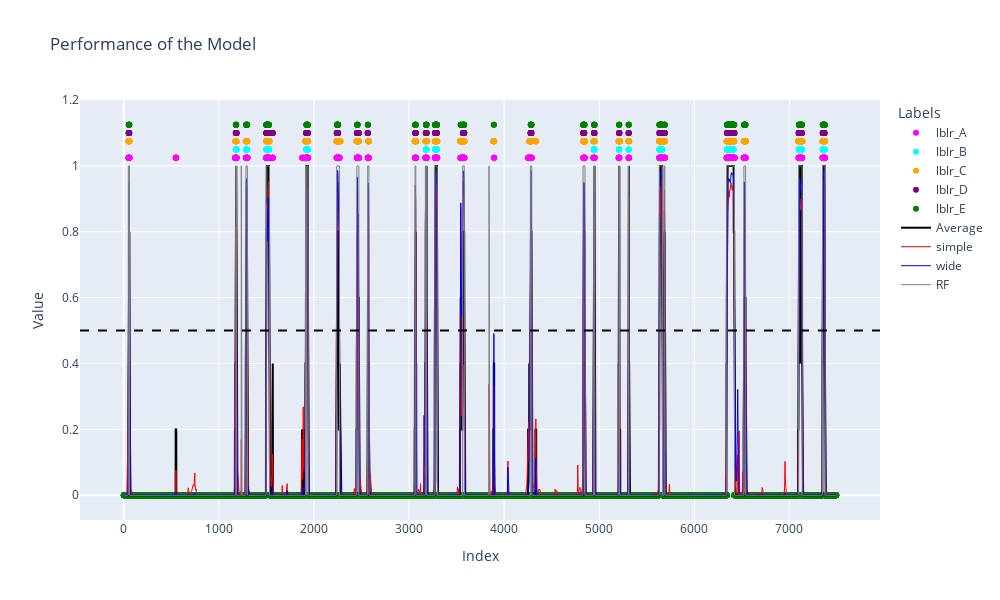

Notebook cell for this chart:
### Code cell
import plotly.graph_objects as go

# Create a figure
fig = go.Figure()

# Add traces for each label set
fig.add_trace(go.Scatter(x=list(range(len(labels_A["obj_2"]))), y=[x * 1.025 for x in labels_A["obj_1"]], mode='markers', name='lblr_A', marker=dict(color='magenta')))
fig.add_trace(go.Scatter(x=list(range(len(labels_B["obj_2"]))), y=[x * 1.05 for x in labels_B["obj_1"]], mode='markers', name='lblr_B', marker=dict(color='cyan')))
fig.add_trace(go.Scatter(x=list(range(len(labels_C["obj_2"]))), y=[x * 1.075 for x in labels_C["obj_1"]], mode='markers', name='lblr_C', marker=dict(color='orange')))
fig.add_trace(go.Scatter(x=list(range(len(labels_D["obj_2"]))), y=[x * 1.10 for x in labels_D["obj_1"]], mode='markers', name='lblr_D', marker=dict(color='purple')))
fig.add_trace(go.Scatter(x=list(range(len(labels_E["obj_2"]))), y=[x * 1.125 for x in labels_E["obj_1"]], mode='markers', name='lblr_E', marker=dict(color='green')))

fig.add_trace(go.Scatter(x=list(range(len(avrg_example["obj_2"]))), y=avrg_example["obj_1"], mode='lines', name='Average', line=dict(color='black')))

fig.add_trace(go.Scatter(x=list(range(len(autolabels_simple["obj_2"]))), y=autolabels_simple["obj_1"], mode='lines', name='simple', line=dict(color='red', width=1)))
fig.add_trace(go.Scatter(x=list(range(len(autolabels_wide["obj_2"]))), y=autolabels_wide["obj_1"], mode='lines', name='wide', line=dict(color='blue', width=1)))
fig.add_trace(go.Scatter(x=list(range(len(autolabels_RF["obj_2"]))), y=autolabels_RF["obj_1"], mode='lines', name='RF', line=dict(color='gray', width=1)))


# Add horizontal lines
fig.add_hline(y=0.5, line_dash="dash", line_color="black")

# Update layout
fig.update_layout(
title="Performance of the Model",
xaxis_title="Index",
yaxis_title="Value",
legend_title="Labels",
height=600,
width=1000,
yaxis=dict(range=[None, 1.2])
)

# Show the plot
fig.show()

### Figure 1 — Plotly figure (JSON) as saved in the notebook; plotly's stock layout.template omitted (floating-point values rounded to 4 significant figures; data arrays with more than 128 entries replaced by an {"elided": "..."} marker saying what was removed)
{"data": [{"marker": {"color": "magenta"}, "mode": "markers", "name": "lblr_A", "type": "scatter", "x": {"elided": "7493 int values"}, "y": {"elided": "7493 float values"}}, {"marker": {"color": "cyan"}, "mode": "markers", "name": "lblr_B", "type": "scatter", "x": {"elided": "7493 int values"}, "y": {"elided": "7493 float values"}}, {"marker": {"color": "orange"}, "mode": "markers", "name": "lblr_C", "type": "scatter", "x": {"elided": "7493 int values"}, "y": {"elided": "7493 float values"}}, {"marker": {"color": "purple"}, "mode": "markers", "name": "lblr_D", "type": "scatter", "x": {"elided": "7493 int values"}, "y": {"elided": "7493 float values"}}, {"marker": {"color": "green"}, "mode": "markers", "name": "lblr_E", "type": "scatter", "x": {"elided": "7493 int values"}, "y": {"elided": "7493 float values"}}, {"line": {"color": "black"}, "mode": "lines", "name": "Average", "type": "scatter", "x": {"elided": "7493 int values"}, "y": {"elided": "7493 float values"}}, {"line": {"color": "red", "width": 1}, "mode": "lines", "name": "simple", "type": "scatter", "x": {"elided": "7493 int values"}, "y": {"elided": "7493 float values"}}, {"line": {"color": "blue", "width": 1}, "mode": "lines", "name": "wide", "type": "scatter", "x": {"elided": "7493 int values"}, "y": {"elided": "7493 float values"}}, {"line": {"color": "gray", "width": 1}, "mode": "lines", "name": "RF", "type": "scatter", "x": {"elided": "7493 int values"}, "y": {"elided": "7493 int values"}}], "layout": {"height": 600, "legend": {"title": {"text": "Labels"}}, "shapes": [{"line": {"color": "black", "dash": "dash"}, "type": "line", "x0": 0, "x1": 1, "xref": "x domain", "y0": 0.5, "y1": 0.5, "yref": "y"}], "title": {"text": "Performance of the Model"}, "width": 1000, "xaxis": {"title": {"text": "Index"}}, "yaxis": {"range": [null, 1.2], "title": {"text": "Value"}}}}
